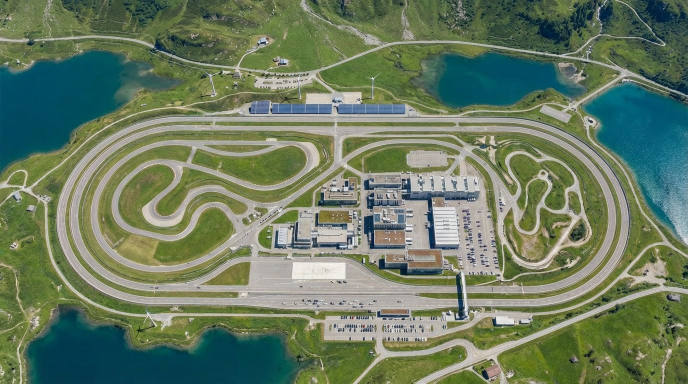
#> input picture sample.jpg, 1376 x 768 px (shown at 1/2 size); its folder holds only this picture in this run
$ python -i road_detector.py   (imports and definitions only)
#> lines starting #> are read from the running program, lines starting #| are printed output that depends on the picture; after the words box and inside, x2 and y2 are one past the last pixel; in counts of white or black regions, pixels touching at a corner belong together
#!/usr/bin/env python3
"""
road_detector.py  —  ハイブリッド道路パス抽出アプリ

【パイプライン】
  1. OpenCV (LAB色空間) で道路ピクセルを検出 → 二値マスク
  2. scikit-image でスケルトン化 → 1px 幅の中心線
  3. 方向ガイドトレース: 分岐点で「最も曲がらない方向」を選んで長い一本道を生成
  4. 座標スムージング → Douglas-Peucker でウェイポイント削減
  5. 近傍エンドポイントを方向一致で結合 → さらに長い連続パスへ
  6. Gemma 3 (Ollama) で道路名・種別を付与
  7. road_network_editor.html 互換の JSON として出力
"""

import base64
import colorsys
import io
import json
import math
import os
import random
import re
import tempfile
from typing import Optional

import cv2
import gradio as gr
import numpy as np
import requests
from PIL import Image, ImageDraw
from skimage.morphology import skeletonize as sk_skeletonize

# ── 定数 ──────────────────────────────────────────────────────────────────────
DEFAULT_OLLAMA_URL   = "http://localhost:11434"
DEFAULT_MODEL        = "gemma3:12b"
DEFAULT_WORLD_SCALE  = 1000.0
DEFAULT_SPEED        = 60.0
DEFAULT_WIDTH        = 3.0
DEFAULT_FRICTION     = 0.15

# CV パラメータ
DEFAULT_L_MIN        = 30
DEFAULT_L_MAX        = 170
DEFAULT_CHROMA_MAX   = 35.0
DEFAULT_CLOSE_SIZE   = 25
DEFAULT_MIN_AREA     = 3000
DEFAULT_MIN_PIXELS   = 100
DEFAULT_SIMPLIFY_EPS = 2.0   # 小さく → より細かいパス
DEFAULT_SMOOTH_WIN   = 9     # 座標スムージングウィンドウ
DEFAULT_MERGE_GAP    = 20    # エンドポイント接続距離 [px]
DEFAULT_MERGE_ANGLE  = 45.0  # 接続許容角度 [°]
DEFAULT_MAX_IMG_SIZE = 1024
DEFAULT_EXG_THRESH   = 25.0  # 植生判定ExGしきい値（大きいほど芝生除去が弱くなる）
DEFAULT_GREEN_H_MIN  = 30    # 植生判定HSV Hue下限
DEFAULT_GREEN_H_MAX  = 95    # 植生判定HSV Hue上限
DEFAULT_GREEN_S_MIN  = 50    # 植生判定HSV Saturation下限
DEFAULT_RESCUE_S_MAX = 70    # 植生判定から救済する道路候補の最大彩度
DEFAULT_RESCUE_V_MIN = 95    # 植生判定から救済する道路候補の最小明度
SETTINGS_FILE        = "setting.json"


# ── ユーティリティ ─────────────────────────────────────────────────────────────

# [19 lines left out: functions load_settings, save_settings, not called in this run]

def generate_road_id() -> str:
    return "".join(random.choices("0123456789abcdef", k=8))


def pil_to_bgr(image: Image.Image) -> np.ndarray:
    return cv2.cvtColor(np.array(image.convert("RGB")), cv2.COLOR_RGB2BGR)


# [51 lines left out: functions encode_image_to_base64, detect_road_mask, not called in this run]


def _build_vegetation_mask(
    image_bgr: np.ndarray,
    exg_thresh: float = DEFAULT_EXG_THRESH,
    green_h_min: int = DEFAULT_GREEN_H_MIN,
    green_h_max: int = DEFAULT_GREEN_H_MAX,
    green_s_min: int = DEFAULT_GREEN_S_MIN,
) -> np.ndarray:
    """ExG + HSV緑域で植生（芝生・草地）マスクを作る。"""
    bgr_f = image_bgr.astype(np.float32)
    b, g, r = cv2.split(bgr_f)
    exg = (2.0 * g) - r - b
    exg_mask = exg >= float(exg_thresh)

    hsv = cv2.cvtColor(image_bgr, cv2.COLOR_BGR2HSV)
    h, s, _ = cv2.split(hsv)
    hsv_green = (
        (h >= int(green_h_min)) & (h <= int(green_h_max)) &
        (s >= int(green_s_min))
    )

    veg = (exg_mask | hsv_green).astype(np.uint8) * 255
    k = cv2.getStructuringElement(cv2.MORPH_ELLIPSE, (5, 5))
    veg = cv2.morphologyEx(veg, cv2.MORPH_OPEN, k)
    veg = cv2.morphologyEx(veg, cv2.MORPH_CLOSE, k)
    return veg


def detect_road_mask_veg_suppressed(
    image_bgr: np.ndarray,
    l_min: int = DEFAULT_L_MIN,
    l_max: int = DEFAULT_L_MAX,
    chroma_max: float = DEFAULT_CHROMA_MAX,
    close_size: int = DEFAULT_CLOSE_SIZE,
    min_area: int = DEFAULT_MIN_AREA,
    exg_thresh: float = DEFAULT_EXG_THRESH,
    green_h_min: int = DEFAULT_GREEN_H_MIN,
    green_h_max: int = DEFAULT_GREEN_H_MAX,
    green_s_min: int = DEFAULT_GREEN_S_MIN,
    rescue_s_max: int = DEFAULT_RESCUE_S_MAX,
    rescue_v_min: int = DEFAULT_RESCUE_V_MIN,
) -> tuple[np.ndarray, Image.Image]:
    """植生を先に除去してからLABで道路候補を抽出する。"""
    lab = cv2.cvtColor(image_bgr, cv2.COLOR_BGR2LAB)
    L, a, b = cv2.split(lab)

    af = a.astype(np.float32) - 128.0
    bf = b.astype(np.float32) - 128.0
    chroma = np.sqrt(af ** 2 + bf ** 2)

    road_like = (L >= l_min) & (L <= l_max) & (chroma <= chroma_max)
    vegetation = _build_vegetation_mask(
        image_bgr, exg_thresh, green_h_min, green_h_max, green_s_min
    ) > 0

    # 植生誤判定の救済: 低彩度かつ高輝度な画素は道路候補として残す
    hsv = cv2.cvtColor(image_bgr, cv2.COLOR_BGR2HSV)
    _, s_hsv, v_hsv = cv2.split(hsv)
    rescue = (
        road_like &
        (s_hsv <= int(rescue_s_max)) &
        (v_hsv >= int(rescue_v_min))
    )
    effective_vegetation = vegetation & (~rescue)
    raw_mask = (road_like & (~effective_vegetation)).astype(np.uint8) * 255

    k_close = cv2.getStructuringElement(cv2.MORPH_ELLIPSE, (close_size, close_size))
    k_open = cv2.getStructuringElement(cv2.MORPH_ELLIPSE, (7, 7))
    mask = cv2.morphologyEx(raw_mask, cv2.MORPH_CLOSE, k_close)
    mask = cv2.morphologyEx(mask, cv2.MORPH_OPEN, k_open)

    num_labels, labels, stats, _ = cv2.connectedComponentsWithStats(mask, connectivity=8)
    filtered = np.zeros_like(mask)
    for i in range(1, num_labels):
        if stats[i, cv2.CC_STAT_AREA] >= min_area:
            filtered[labels == i] = 255

    vis = image_bgr.copy()
    green_layer = np.zeros_like(vis)
    green_layer[filtered > 0] = (0, 200, 0)
    vis = cv2.addWeighted(vis, 0.6, green_layer, 0.4, 0)
    mask_pil = Image.fromarray(cv2.cvtColor(vis, cv2.COLOR_BGR2RGB))
    return filtered, mask_pil


# ── パス抽出（方向ガイドトレース） ───────────────────────────────────────────

# [228 lines left out: functions _angle_diff, _smooth_coords, _merge_nearby_endpoints, skeleton_to_paths, auto_name_path, not called in this run]


# ── AI ラベリング (Gemma 3) ───────────────────────────────────────────────────

LABELING_PROMPT = """You are analyzing an aerial/satellite image of a road network or racing circuit.
I have detected {n} road segments using computer vision. The image is {w}x{h} pixels.

Midpoint pixel coordinates of each detected segment:
{segments}

For each segment, assign a short descriptive name based on its position and shape.
Use names like: NorthStraight, SouthWestCurve, PitLane, MainStraight, Hairpin, Chicane, etc.

Return ONLY valid JSON (no markdown, no code fences):
[
  {{"index": 0, "name": "RoadName", "roadType": 0, "suggestedSpeed": 60}},
  ...
]

Road types: 0=normal, 1=highway, 2=race track. suggestedSpeed: integer km/h (20-200)."""


# [577 lines left out: functions label_paths_with_ai, extract_json_from_text, pixel_to_world, format_road_json, visualize_roads, run_extraction and 3 more, not called in this run]


# ── エントリーポイント ────────────────────────────────────────────────────────

# [8 lines not run here, left out]

>>> import cv2
>>> picture = cv2.imread('sample.jpg')
#> picture is the input picture: shape (768, 1376, 3); mean B, G, R 97.7, 123.1, 106
>>> result = detect_road_mask_veg_suppressed(picture)
#> in detect_road_mask_veg_suppressed, `lab = cv2.cvtColor(image_bgr, cv2.COLOR_BGR2LAB)`: lab: shape (768, 1376, 3); mean of channels 0, 1, 2 126.6, 118.6, 140.2
#> in detect_road_mask_veg_suppressed, `road_like = (L >= l_min) & (L <= l_max) & (chroma <= chroma_max)`:
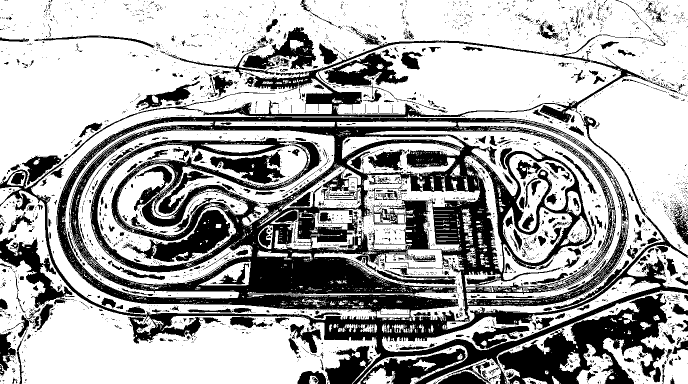
#> road_like: shape (768, 1376) bool (shown at 1/2 size); 66.3% white; 3865 black regions (3440 under 20 px), largest, box (x1, y1, x2, y2) and area: (0, 184, 1376, 768) 200291, (996, 586, 1335, 768) 25714, (407, 53, 1337, 246) 14606
#> in _build_vegetation_mask, `exg_mask = exg >= float(exg_thresh)`: exg_mask: shape (768, 1376) bool; 70.3% white; 373 black regions (239 under 20 px), largest, box (x1, y1, x2, y2) and area: (112, 51, 1376, 768) 274695, (978, 90, 1376, 245) 6828, (1250, 0, 1376, 92) 4277
#> in _build_vegetation_mask, `hsv = cv2.cvtColor(image_bgr, cv2.COLOR_BGR2HSV)`: hsv: shape (768, 1376, 3); mean H, S, V 48.3, 102.7, 127.1
#> in _build_vegetation_mask, `hsv_green = ( (h >= int(green_h_min)) & (h <= int(green_h_max)) & (s >..`: hsv_green: shape (768, 1376) bool; 57.4% white; 1138 black regions (965 under 20 px), largest, box (x1, y1, x2, y2) and area: (0, 0, 1376, 768) 342596, (76, 661, 474, 768) 26575, (1192, 185, 1376, 493) 25901
#> in _build_vegetation_mask, `veg = (exg_mask | hsv_green).astype(np.uint8) * 255`: veg: shape (768, 1376); 71% white; 363 black regions (245 under 20 px), largest, box (x1, y1, x2, y2) and area: (112, 51, 1376, 768) 272384, (978, 90, 1376, 245) 6120, (1339, 375, 1376, 491) 2469
#> in _build_vegetation_mask, `veg = cv2.morphologyEx(veg, cv2.MORPH_OPEN, k)`: veg: shape (768, 1376); 70.6% white; 265 black regions (171 under 20 px), largest, box (x1, y1, x2, y2) and area: (112, 51, 1376, 768) 276595, (978, 90, 1376, 245) 6668, (1337, 374, 1376, 491) 2582
#> in _build_vegetation_mask, `veg = cv2.morphologyEx(veg, cv2.MORPH_CLOSE, k)`: veg: shape (768, 1376); 71.6% white; 148 black regions (20 under 20 px), largest, box (x1, y1, x2, y2) and area: (112, 165, 1376, 768) 262770, (1082, 128, 1376, 245) 4943, (509, 137, 643, 179) 3041
#> in detect_road_mask_veg_suppressed, `_, s_hsv, v_hsv = cv2.split(hsv)`:
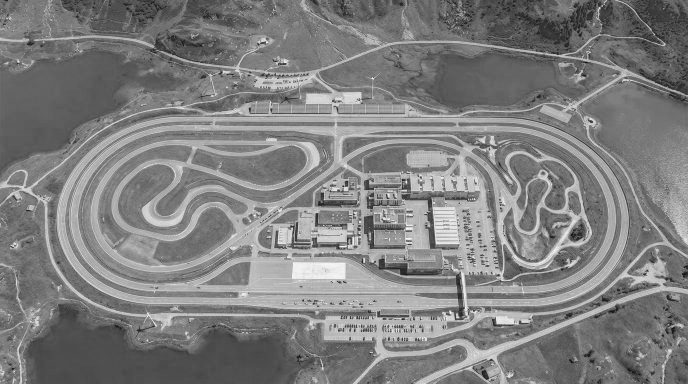
#> v_hsv: shape (768, 1376) (shown at 1/2 size); min 1, max 255, mean 127.1
#> in detect_road_mask_veg_suppressed, `rescue = ( road_like & (s_hsv <= int(rescue_s_max)) & (v_hsv >= int(re..`: rescue: shape (768, 1376) bool; 11.2% white in thin lines or dots
#> in detect_road_mask_veg_suppressed, `effective_vegetation = vegetation & (~rescue)`:
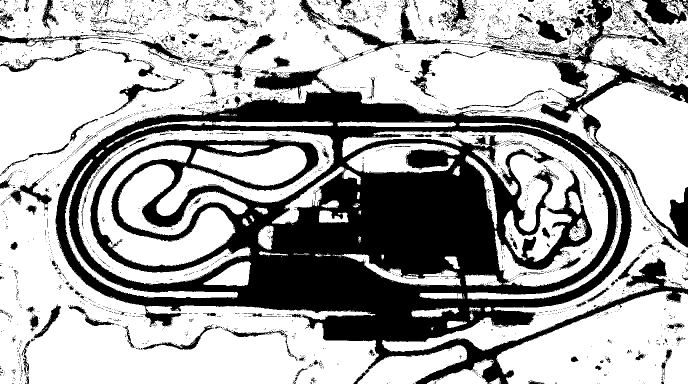
#> effective_vegetation: shape (768, 1376) bool (shown at 1/2 size); 66% white; 4126 black regions (3848 under 20 px), largest, box (x1, y1, x2, y2) and area: (111, 133, 1376, 768) 286318, (1034, 0, 1376, 495) 18729, (664, 0, 928, 103) 3435
#> in detect_road_mask_veg_suppressed, `raw_mask = (road_like & (~effective_vegetation)).astype(np.uint8) * 255`:
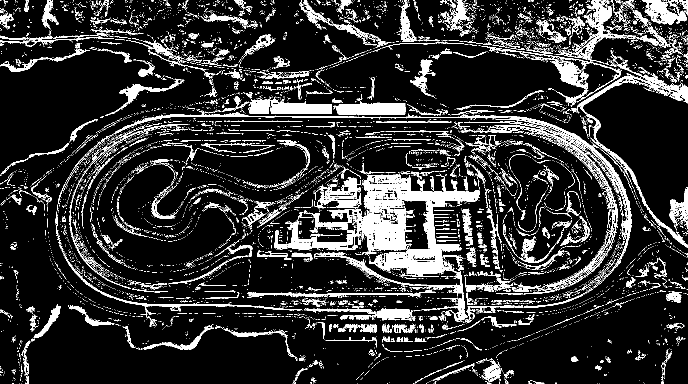
#> raw_mask: shape (768, 1376) (shown at 1/2 size); 14.5% white; 9390 white regions (8677 under 20 px), largest, box (x1, y1, x2, y2) and area: (548, 349, 960, 503) 17834, (224, 221, 1263, 576) 8428, (628, 499, 935, 641) 7461
#> in detect_road_mask_veg_suppressed, `mask = cv2.morphologyEx(raw_mask, cv2.MORPH_CLOSE, k_close)`: mask: shape (768, 1376); 59.7% white; 84 black regions, largest, box (x1, y1, x2, y2) and area: (52, 615, 601, 768) 53165, (995, 584, 1376, 768) 44694, (0, 100, 282, 344) 41445
#> in detect_road_mask_veg_suppressed, `mask = cv2.morphologyEx(mask, cv2.MORPH_OPEN, k_open)`: mask: shape (768, 1376); 59.3% white; 60 black regions, largest, box (x1, y1, x2, y2) and area: (0, 403, 919, 768) 114102, (0, 79, 298, 368) 49232, (995, 584, 1376, 768) 45182
#> in detect_road_mask_veg_suppressed, `num_labels, labels, stats, _ = cv2.connectedComponentsWithStats(mask, ..`:
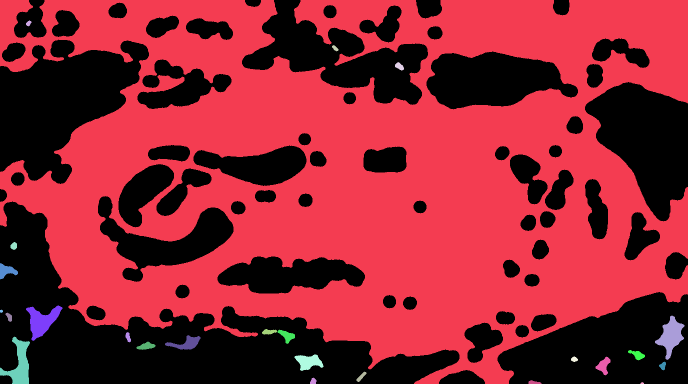
#> labels: shape (768, 1376) int32 (shown at 1/2 size); 26 distinct labels, from 0 to 25; one colour per label, 0 black
#> in detect_road_mask_veg_suppressed, `num_labels, labels, stats, _ = cv2.connectedComponentsWithStats(mask, ..`: num_labels = 26; stats = 26 rows, first 6: [0, 0, 1376, 768, 429748], [0, 0, 1376, 768, 613463], [52, 41, 11, 12, 84], [664, 90, 13, 13, 90], [790, 124, 18, 17, 185], [21, 484, 13, 16, 155]
#> after the loop in detect_road_mask_veg_suppressed, `for i in range(1, num_labels):`:
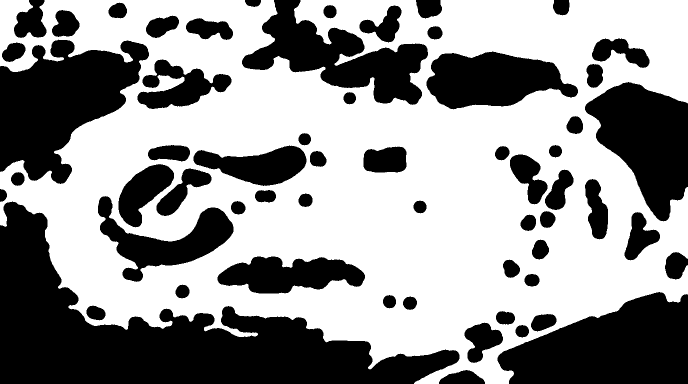
#> filtered: shape (768, 1376) (shown at 1/2 size); 58.1% white; 59 black regions, largest, box (x1, y1, x2, y2) and area: (0, 403, 919, 768) 123988, (0, 79, 298, 368) 49232, (995, 584, 1376, 768) 48892
#> in detect_road_mask_veg_suppressed, `vis = cv2.addWeighted(vis, 0.6, green_layer, 0.4, 0)`:
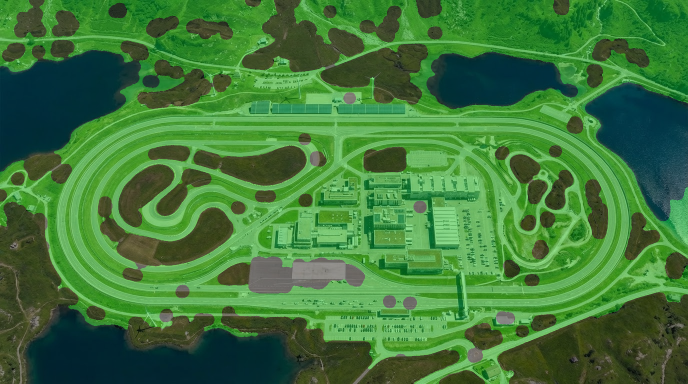
#> vis: shape (768, 1376, 3) (shown at 1/2 size); mean B, G, R 58.6, 120.3, 63.6
